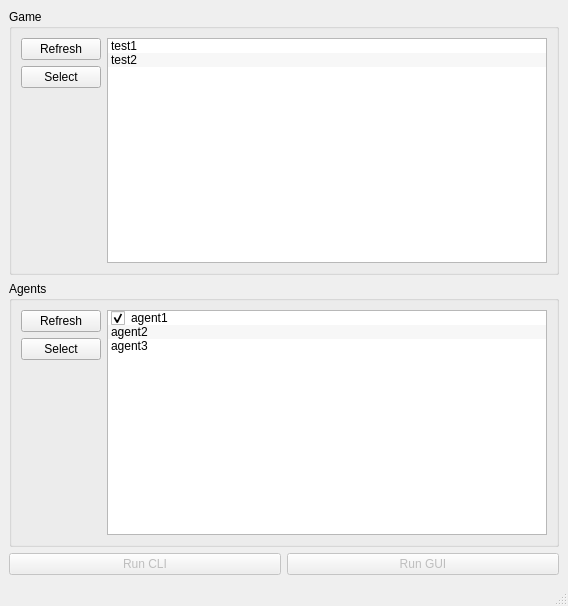
<?xml version="1.0" encoding="UTF-8"?>
<ui version="4.0">
 <class>MainWindow</class>
 <widget class="QMainWindow" name="MainWindow">
  <property name="geometry">
   <rect>
    <x>0</x>
    <y>0</y>
    <width>568</width>
    <height>606</height>
   </rect>
  </property>
  <property name="windowTitle">
   <string>MainWindow</string>
  </property>
  <widget class="QWidget" name="centralwidget">
   <layout class="QGridLayout" name="gridLayout">
    <item row="1" column="0">
     <widget class="QGroupBox" name="groupBox_2">
      <property name="enabled">
       <bool>true</bool>
      </property>
      <property name="title">
       <string>Agents</string>
      </property>
      <property name="flat">
       <bool>true</bool>
      </property>
      <layout class="QHBoxLayout" name="horizontalLayout">
       <item>
        <layout class="QVBoxLayout" name="verticalLayout_2">
         <item>
          <widget class="QPushButton" name="refresh_agents_btn">
           <property name="text">
            <string>Refresh</string>
           </property>
          </widget>
         </item>
         <item>
          <widget class="QPushButton" name="pushButton_5">
           <property name="text">
            <string>Select</string>
           </property>
          </widget>
         </item>
         <item>
          <spacer name="verticalSpacer_2">
           <property name="orientation">
            <enum>Qt::Orientation::Vertical</enum>
           </property>
           <property name="sizeHint" stdset="0">
            <size>
             <width>20</width>
             <height>40</height>
            </size>
           </property>
          </spacer>
         </item>
        </layout>
       </item>
       <item>
        <widget class="QListWidget" name="agents_list_view">
         <property name="enabled">
          <bool>true</bool>
         </property>
         <property name="autoFillBackground">
          <bool>false</bool>
         </property>
         <property name="showDropIndicator" stdset="0">
          <bool>false</bool>
         </property>
         <property name="alternatingRowColors">
          <bool>true</bool>
         </property>
         <property name="selectionMode">
          <enum>QAbstractItemView::SelectionMode::NoSelection</enum>
         </property>
         <property name="layoutMode">
          <enum>QListView::LayoutMode::SinglePass</enum>
         </property>
         <property name="modelColumn">
          <number>0</number>
         </property>
         <property name="uniformItemSizes">
          <bool>false</bool>
         </property>
         <property name="selectionRectVisible">
          <bool>true</bool>
         </property>
         <item>
          <property name="text">
           <string>agent1</string>
          </property>
          <property name="checkState">
           <enum>Checked</enum>
          </property>
          <property name="flags">
           <set>ItemIsDragEnabled|ItemIsUserCheckable|ItemIsEnabled</set>
          </property>
         </item>
         <item>
          <property name="text">
           <string>agent2</string>
          </property>
          <property name="checkState">
           <enum>Unchecked</enum>
          </property>
          <property name="flags">
           <set>ItemIsDragEnabled|ItemIsUserCheckable|ItemIsEnabled</set>
          </property>
         </item>
         <item>
          <property name="text">
           <string>agent3</string>
          </property>
          <property name="checkState">
           <enum>Unchecked</enum>
          </property>
          <property name="flags">
           <set>ItemIsDragEnabled|ItemIsUserCheckable|ItemIsEnabled</set>
          </property>
         </item>
        </widget>
       </item>
      </layout>
     </widget>
    </item>
    <item row="0" column="0">
     <widget class="QGroupBox" name="groupBox">
      <property name="title">
       <string>Game</string>
      </property>
      <property name="flat">
       <bool>true</bool>
      </property>
      <property name="checkable">
       <bool>false</bool>
      </property>
      <layout class="QHBoxLayout" name="horizontalLayout_2">
       <item>
        <layout class="QVBoxLayout" name="verticalLayout">
         <item>
          <widget class="QPushButton" name="refresh_games_btn">
           <property name="text">
            <string>Refresh</string>
           </property>
          </widget>
         </item>
         <item>
          <widget class="QPushButton" name="pushButton_4">
           <property name="text">
            <string>Select</string>
           </property>
          </widget>
         </item>
         <item>
          <spacer name="verticalSpacer">
           <property name="orientation">
            <enum>Qt::Orientation::Vertical</enum>
           </property>
           <property name="sizeHint" stdset="0">
            <size>
             <width>20</width>
             <height>40</height>
            </size>
           </property>
          </spacer>
         </item>
        </layout>
       </item>
       <item>
        <widget class="QListWidget" name="games_list_view">
         <property name="alternatingRowColors">
          <bool>true</bool>
         </property>
         <item>
          <property name="text">
           <string>test1</string>
          </property>
         </item>
         <item>
          <property name="text">
           <string>test2</string>
          </property>
         </item>
        </widget>
       </item>
      </layout>
     </widget>
    </item>
    <item row="2" column="0">
     <layout class="QHBoxLayout" name="horizontalLayout_3">
      <item>
       <widget class="QPushButton" name="run_cli_btn">
        <property name="enabled">
         <bool>false</bool>
        </property>
        <property name="text">
         <string>Run CLI</string>
        </property>
       </widget>
      </item>
      <item>
       <widget class="QPushButton" name="run_gui_btn">
        <property name="enabled">
         <bool>false</bool>
        </property>
        <property name="text">
         <string>Run GUI</string>
        </property>
       </widget>
      </item>
     </layout>
    </item>
   </layout>
  </widget>
  <widget class="QMenuBar" name="menubar">
   <property name="geometry">
    <rect>
     <x>0</x>
     <y>0</y>
     <width>568</width>
     <height>33</height>
    </rect>
   </property>
  </widget>
  <widget class="QStatusBar" name="statusbar"/>
 </widget>
 <resources/>
 <connections/>
</ui>
